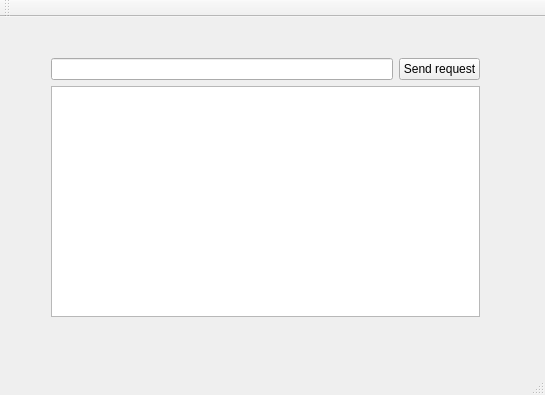
<?xml version="1.0" encoding="UTF-8"?>
<ui version="4.0">
 <class>MainWindow</class>
 <widget class="QMainWindow" name="MainWindow">
  <property name="geometry">
   <rect>
    <x>0</x>
    <y>0</y>
    <width>545</width>
    <height>395</height>
   </rect>
  </property>
  <property name="windowTitle">
   <string>MainWindow</string>
  </property>
  <widget class="QWidget" name="centralWidget">
   <widget class="QWidget" name="gridLayoutWidget">
    <property name="geometry">
     <rect>
      <x>40</x>
      <y>30</y>
      <width>451</width>
      <height>281</height>
     </rect>
    </property>
    <layout class="QGridLayout" name="gridLayout">
     <item row="0" column="0">
      <widget class="QLineEdit" name="_searchInput"/>
     </item>
     <item row="0" column="1">
      <widget class="QPushButton" name="_sendRequest">
       <property name="enabled">
        <bool>true</bool>
       </property>
       <property name="text">
        <string>Send request</string>
       </property>
       <property name="autoDefault">
        <bool>true</bool>
       </property>
       <property name="default">
        <bool>false</bool>
       </property>
      </widget>
     </item>
     <item row="1" column="0" colspan="2">
      <widget class="QTextEdit" name="_result"/>
     </item>
    </layout>
   </widget>
  </widget>
  <widget class="QMenuBar" name="menuBar">
   <property name="geometry">
    <rect>
     <x>0</x>
     <y>0</y>
     <width>545</width>
     <height>21</height>
    </rect>
   </property>
  </widget>
  <widget class="QToolBar" name="mainToolBar">
   <attribute name="toolBarArea">
    <enum>TopToolBarArea</enum>
   </attribute>
   <attribute name="toolBarBreak">
    <bool>false</bool>
   </attribute>
  </widget>
  <widget class="QStatusBar" name="statusBar"/>
 </widget>
 <layoutdefault spacing="6" margin="11"/>
 <resources/>
 <connections/>
</ui>
